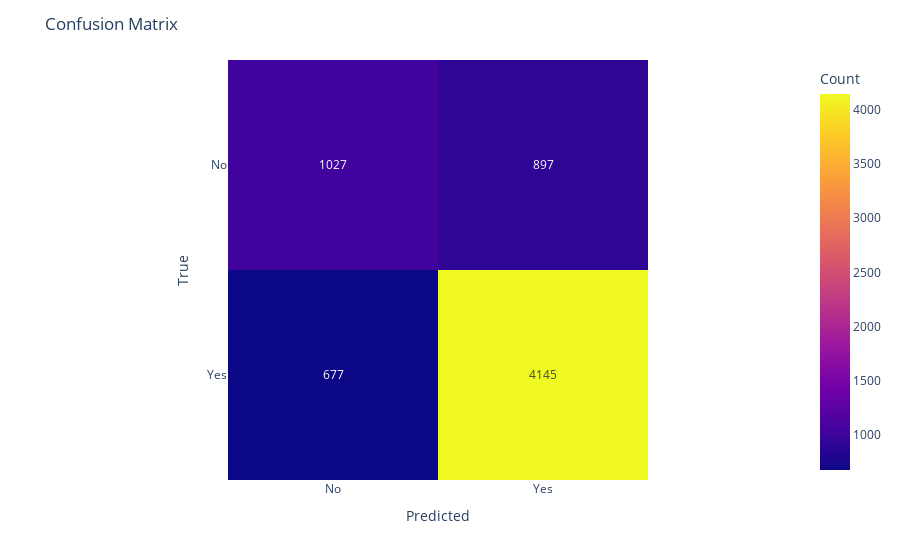

The cell this chart's notebook holds for it:
### Markdown cell above
#### Confusion Matrix

### Code cell
import plotly.express as px
fig = px.imshow(conf_matrix, text_auto=True,labels=dict(x="Predicted", y="True", color="Count"))
fig.update_layout(title='Confusion Matrix')
fig.update_xaxes(title_text='Predicted', tickvals = [0, 1], ticktext = ['No', 'Yes'])
fig.update_yaxes(title_text='True', tickvals = [0, 1], ticktext = ['No', 'Yes'])
fig.show()

### Figure 1 — Plotly figure (JSON) as saved in the notebook; plotly's stock layout.template omitted (floating-point values rounded to 4 significant figures)
{"data": [{"coloraxis": "coloraxis", "hovertemplate": "Predicted: %{x}<br>True: %{y}<br>Count: %{z}<extra></extra>", "name": "0", "texttemplate": "%{z}", "type": "heatmap", "xaxis": "x", "yaxis": "y", "z": [[1027, 897], [677, 4145]]}], "layout": {"coloraxis": {"colorbar": {"title": {"text": "Count"}}, "colorscale": [[0, "#0d0887"], [0.1111, "#46039f"], [0.2222, "#7201a8"], [0.3333, "#9c179e"], [0.4444, "#bd3786"], [0.5556, "#d8576b"], [0.6667, "#ed7953"], [0.7778, "#fb9f3a"], [0.8889, "#fdca26"], [1, "#f0f921"]]}, "margin": {"t": 60}, "title": {"text": "Confusion Matrix"}, "xaxis": {"anchor": "y", "constrain": "domain", "domain": [0, 1], "scaleanchor": "y", "ticktext": ["No", "Yes"], "tickvals": [0, 1], "title": {"text": "Predicted"}}, "yaxis": {"anchor": "x", "autorange": "reversed", "constrain": "domain", "domain": [0, 1], "ticktext": ["No", "Yes"], "tickvals": [0, 1], "title": {"text": "True"}}}}
